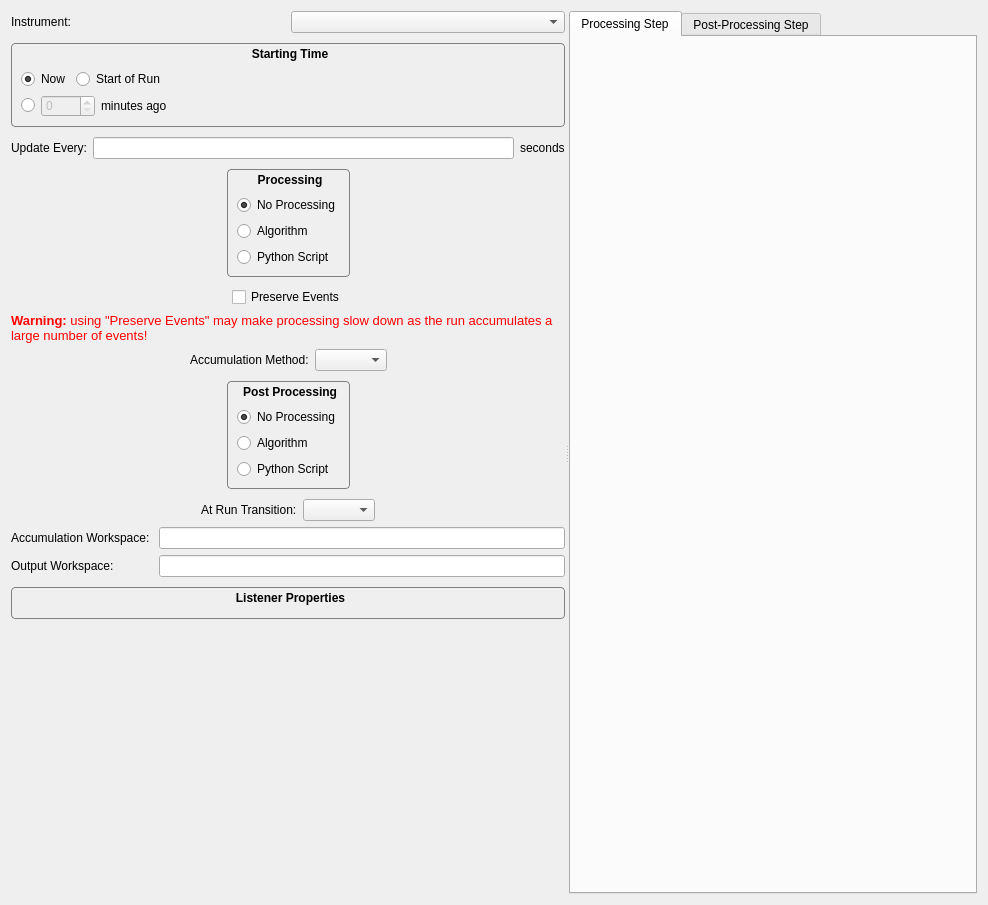
<?xml version="1.0" encoding="UTF-8"?>
<ui version="4.0">
 <class>StartLiveDataDialog</class>
 <widget class="QDialog" name="StartLiveDataDialog">
  <property name="geometry">
   <rect>
    <x>0</x>
    <y>0</y>
    <width>988</width>
    <height>905</height>
   </rect>
  </property>
  <property name="windowTitle">
   <string>Start Live Data Monitoring</string>
  </property>
  <layout class="QVBoxLayout" name="mainLayout">
   <item>
    <widget class="QSplitter" name="splitterMain">
     <property name="orientation">
      <enum>Qt::Horizontal</enum>
     </property>
     <widget class="QWidget" name="widgetLeft" native="true">
      <property name="minimumSize">
       <size>
        <width>200</width>
        <height>0</height>
       </size>
      </property>
      <layout class="QVBoxLayout" name="widgetLeftLayout">
       <item>
        <layout class="QHBoxLayout" name="horizontalLayout_5">
         <item>
          <widget class="QLabel" name="lblInstrument">
           <property name="text">
            <string>Instrument:</string>
           </property>
          </widget>
         </item>
         <item>
          <widget class="QComboBox" name="cmbInstrument"/>
         </item>
        </layout>
       </item>
       <item>
        <widget class="QGroupBox" name="groupBox">
         <property name="styleSheet">
          <string notr="true">QGroupBox { border: 1px solid gray;  border-radius: 4px; font-weight: bold; margin-top: 4px; margin-bottom: 4px; padding-top: 16px; }
QGroupBox::title { background-color: transparent;  subcontrol-position: top center;  padding-top:4px; padding-bottom:4px; } 
</string>
         </property>
         <property name="title">
          <string>Starting Time</string>
         </property>
         <layout class="QVBoxLayout" name="verticalLayout_4">
          <item>
           <layout class="QHBoxLayout" name="horizontalLayout">
            <item>
             <widget class="QRadioButton" name="radNow">
              <property name="toolTip">
               <string>Start collecting data from current time</string>
              </property>
              <property name="text">
               <string>Now</string>
              </property>
              <property name="checked">
               <bool>true</bool>
              </property>
             </widget>
            </item>
            <item>
             <widget class="QRadioButton" name="radStartOfRun">
              <property name="toolTip">
               <string>Start processing data from the beginning of the current run</string>
              </property>
              <property name="text">
               <string>Start of Run</string>
              </property>
             </widget>
            </item>
            <item>
             <spacer name="horizontalSpacer">
              <property name="orientation">
               <enum>Qt::Horizontal</enum>
              </property>
              <property name="sizeHint" stdset="0">
               <size>
                <width>40</width>
                <height>20</height>
               </size>
              </property>
             </spacer>
            </item>
           </layout>
          </item>
          <item>
           <layout class="QHBoxLayout" name="horizontalLayout_4">
            <item>
             <widget class="QRadioButton" name="radAbsoluteTime">
              <property name="maximumSize">
               <size>
                <width>17</width>
                <height>16777215</height>
               </size>
              </property>
              <property name="toolTip">
               <string>Start collecting data from a specific time:</string>
              </property>
              <property name="text">
               <string/>
              </property>
             </widget>
            </item>
            <item>
             <widget class="QSpinBox" name="dateTimeEdit">
              <property name="enabled">
               <bool>false</bool>
              </property>
              <property name="minimumSize">
               <size>
                <width>0</width>
                <height>0</height>
               </size>
              </property>
              <property name="maximum">
               <number>9999</number>
              </property>
             </widget>
            </item>
            <item>
             <widget class="QLabel" name="minutes">
              <property name="text">
               <string>minutes ago</string>
              </property>
             </widget>
            </item>
            <item>
             <spacer name="horizontalSpacer_2">
              <property name="orientation">
               <enum>Qt::Horizontal</enum>
              </property>
              <property name="sizeHint" stdset="0">
               <size>
                <width>40</width>
                <height>20</height>
               </size>
              </property>
             </spacer>
            </item>
           </layout>
          </item>
         </layout>
        </widget>
       </item>
       <item>
        <layout class="QHBoxLayout" name="layoutUpdateEvery">
         <item>
          <widget class="QLabel" name="lblUpdateEvery">
           <property name="text">
            <string>Update Every:</string>
           </property>
          </widget>
         </item>
         <item>
          <widget class="QLineEdit" name="edtUpdateEvery"/>
         </item>
         <item>
          <widget class="QLabel" name="lblSeconds">
           <property name="text">
            <string>seconds</string>
           </property>
          </widget>
         </item>
        </layout>
       </item>
       <item>
        <layout class="QHBoxLayout" name="horizontalLayout_8">
         <item>
          <spacer name="horizontalSpacer_4">
           <property name="orientation">
            <enum>Qt::Horizontal</enum>
           </property>
           <property name="sizeHint" stdset="0">
            <size>
             <width>40</width>
             <height>20</height>
            </size>
           </property>
          </spacer>
         </item>
         <item>
          <widget class="QGroupBox" name="grpProcess">
           <property name="styleSheet">
            <string notr="true">QGroupBox { border: 1px solid gray;  border-radius: 4px; font-weight: bold; margin-top: 4px; margin-bottom: 4px; padding-top: 16px; }
QGroupBox::title { background-color: transparent;  subcontrol-position: top center;  padding-top:4px; padding-bottom:4px; } 
</string>
           </property>
           <property name="title">
            <string>Processing</string>
           </property>
           <layout class="QVBoxLayout" name="verticalLayout_5">
            <item>
             <widget class="QRadioButton" name="radProcessNone">
              <property name="toolTip">
               <string>Perform no processing on data chunks</string>
              </property>
              <property name="text">
               <string>No Processing</string>
              </property>
              <property name="checked">
               <bool>true</bool>
              </property>
             </widget>
            </item>
            <item>
             <widget class="QRadioButton" name="radProcessAlgorithm">
              <property name="toolTip">
               <string>Process chunks with the algorithm selected on the right</string>
              </property>
              <property name="text">
               <string>Algorithm</string>
              </property>
             </widget>
            </item>
            <item>
             <widget class="QRadioButton" name="radProcessScript">
              <property name="toolTip">
               <string>Process chunks using the python script on the right</string>
              </property>
              <property name="text">
               <string>Python Script</string>
              </property>
             </widget>
            </item>
           </layout>
          </widget>
         </item>
         <item>
          <spacer name="horizontalSpacer_3">
           <property name="orientation">
            <enum>Qt::Horizontal</enum>
           </property>
           <property name="sizeHint" stdset="0">
            <size>
             <width>40</width>
             <height>20</height>
            </size>
           </property>
          </spacer>
         </item>
        </layout>
       </item>
       <item>
        <layout class="QHBoxLayout" name="horizontalLayout_3">
         <item>
          <spacer name="horizontalSpacer_9">
           <property name="orientation">
            <enum>Qt::Horizontal</enum>
           </property>
           <property name="sizeHint" stdset="0">
            <size>
             <width>40</width>
             <height>20</height>
            </size>
           </property>
          </spacer>
         </item>
         <item>
          <widget class="QCheckBox" name="chkPreserveEvents">
           <property name="text">
            <string>Preserve Events</string>
           </property>
          </widget>
         </item>
         <item>
          <spacer name="horizontalSpacer_10">
           <property name="orientation">
            <enum>Qt::Horizontal</enum>
           </property>
           <property name="sizeHint" stdset="0">
            <size>
             <width>40</width>
             <height>20</height>
            </size>
           </property>
          </spacer>
         </item>
        </layout>
       </item>
       <item>
        <widget class="QLabel" name="lblPreserveEventsWarning">
         <property name="text">
          <string>&lt;!DOCTYPE HTML PUBLIC &quot;-//W3C//DTD HTML 4.0//EN&quot; &quot;http://www.w3.org/TR/REC-html40/strict.dtd&quot;&gt;
&lt;html&gt;&lt;head&gt;&lt;meta name=&quot;qrichtext&quot; content=&quot;1&quot; /&gt;&lt;style type=&quot;text/css&quot;&gt;
p, li { white-space: pre-wrap; }
&lt;/style&gt;&lt;/head&gt;&lt;body style=&quot; font-family:'Sans'; font-size:12pt; font-weight:400; font-style:normal;&quot;&gt;
&lt;p style=&quot; margin-top:0px; margin-bottom:0px; margin-left:0px; margin-right:0px; -qt-block-indent:0; text-indent:0px;&quot;&gt;&lt;span style=&quot; font-size:10pt; font-weight:600; color:#ff0000;&quot;&gt;Warning:&lt;/span&gt;&lt;span style=&quot; font-size:10pt; color:#ff0000;&quot;&gt; using &amp;quot;Preserve Events&amp;quot; may make processing slow down as the run accumulates a large number of events!&lt;/span&gt;&lt;/p&gt;&lt;/body&gt;&lt;/html&gt;</string>
         </property>
         <property name="wordWrap">
          <bool>true</bool>
         </property>
        </widget>
       </item>
       <item>
        <layout class="QHBoxLayout" name="horizontalLayout_7">
         <item>
          <spacer name="horizontalSpacer_8">
           <property name="orientation">
            <enum>Qt::Horizontal</enum>
           </property>
           <property name="sizeHint" stdset="0">
            <size>
             <width>40</width>
             <height>20</height>
            </size>
           </property>
          </spacer>
         </item>
         <item>
          <widget class="QLabel" name="lblInstrument_2">
           <property name="text">
            <string>Accumulation Method:</string>
           </property>
          </widget>
         </item>
         <item>
          <widget class="QComboBox" name="cmbAccumulationMethod"/>
         </item>
         <item>
          <spacer name="horizontalSpacer_7">
           <property name="orientation">
            <enum>Qt::Horizontal</enum>
           </property>
           <property name="sizeHint" stdset="0">
            <size>
             <width>40</width>
             <height>20</height>
            </size>
           </property>
          </spacer>
         </item>
        </layout>
       </item>
       <item>
        <layout class="QHBoxLayout" name="horizontalLayout_9">
         <item>
          <spacer name="horizontalSpacer_5">
           <property name="orientation">
            <enum>Qt::Horizontal</enum>
           </property>
           <property name="sizeHint" stdset="0">
            <size>
             <width>40</width>
             <height>20</height>
            </size>
           </property>
          </spacer>
         </item>
         <item>
          <widget class="QGroupBox" name="grpPostProcessing">
           <property name="styleSheet">
            <string notr="true">QGroupBox { border: 1px solid gray;  border-radius: 4px; font-weight: bold; margin-top: 4px; margin-bottom: 4px; padding-top: 16px; }
QGroupBox::title { background-color: transparent;  subcontrol-position: top center;  padding-top:4px; padding-bottom:4px; } 
</string>
           </property>
           <property name="title">
            <string>Post Processing</string>
           </property>
           <layout class="QVBoxLayout" name="verticalLayout_7">
            <item>
             <widget class="QRadioButton" name="radPostProcessNone">
              <property name="toolTip">
               <string>Perform no processing on data chunks</string>
              </property>
              <property name="text">
               <string>No Processing</string>
              </property>
              <property name="checked">
               <bool>true</bool>
              </property>
             </widget>
            </item>
            <item>
             <widget class="QRadioButton" name="radPostProcessAlgorithm">
              <property name="toolTip">
               <string>Process chunks with the algorithm selected on the right</string>
              </property>
              <property name="text">
               <string>Algorithm</string>
              </property>
             </widget>
            </item>
            <item>
             <widget class="QRadioButton" name="radPostProcessScript">
              <property name="toolTip">
               <string>Process chunks using the python script on the right</string>
              </property>
              <property name="text">
               <string>Python Script</string>
              </property>
             </widget>
            </item>
           </layout>
          </widget>
         </item>
         <item>
          <spacer name="horizontalSpacer_6">
           <property name="orientation">
            <enum>Qt::Horizontal</enum>
           </property>
           <property name="sizeHint" stdset="0">
            <size>
             <width>40</width>
             <height>20</height>
            </size>
           </property>
          </spacer>
         </item>
        </layout>
       </item>
       <item>
        <layout class="QHBoxLayout" name="horizontalLayout_6">
         <item>
          <spacer name="horizontalSpacer_11">
           <property name="orientation">
            <enum>Qt::Horizontal</enum>
           </property>
           <property name="sizeHint" stdset="0">
            <size>
             <width>40</width>
             <height>20</height>
            </size>
           </property>
          </spacer>
         </item>
         <item>
          <widget class="QLabel" name="lblRunTransitionBehavior">
           <property name="text">
            <string>At Run Transition:</string>
           </property>
          </widget>
         </item>
         <item>
          <widget class="QComboBox" name="cmbRunTransitionBehavior"/>
         </item>
         <item>
          <spacer name="horizontalSpacer_12">
           <property name="orientation">
            <enum>Qt::Horizontal</enum>
           </property>
           <property name="sizeHint" stdset="0">
            <size>
             <width>40</width>
             <height>20</height>
            </size>
           </property>
          </spacer>
         </item>
        </layout>
       </item>
       <item>
        <layout class="QGridLayout" name="gridLayout">
         <item row="0" column="0">
          <widget class="QLabel" name="lblAccumulationWorkspace">
           <property name="text">
            <string>Accumulation Workspace: </string>
           </property>
          </widget>
         </item>
         <item row="0" column="1">
          <widget class="QLineEdit" name="editAccumulationWorkspace"/>
         </item>
         <item row="1" column="0">
          <widget class="QLabel" name="label_2">
           <property name="text">
            <string>Output Workspace: </string>
           </property>
          </widget>
         </item>
         <item row="1" column="1">
          <widget class="QLineEdit" name="editOutputWorkspace"/>
         </item>
        </layout>
       </item>
       <item>
        <widget class="QGroupBox" name="listenerProps">
         <property name="font">
          <font>
           <weight>75</weight>
           <bold>true</bold>
          </font>
         </property>
         <property name="styleSheet">
          <string notr="true">QGroupBox { border: 1px solid gray;  border-radius: 4px; font-weight: bold; margin-top: 4px; margin-bottom: 4px; padding-top: 16px; }
QGroupBox::title { background-color: transparent;  subcontrol-position: top center;  padding-top:4px; padding-bottom:4px; } 
</string>
         </property>
         <property name="title">
          <string>Listener Properties</string>
         </property>
        </widget>
       </item>
       <item>
        <spacer name="verticalSpacer">
         <property name="orientation">
          <enum>Qt::Vertical</enum>
         </property>
         <property name="sizeHint" stdset="0">
          <size>
           <width>20</width>
           <height>40</height>
          </size>
         </property>
        </spacer>
       </item>
      </layout>
     </widget>
     <widget class="QTabWidget" name="tabWidget">
      <property name="currentIndex">
       <number>0</number>
      </property>
      <widget class="QWidget" name="tabProcessAlgo">
       <attribute name="title">
        <string>Processing Step</string>
       </attribute>
       <layout class="QVBoxLayout" name="verticalLayoutProcessing">
        <item>
         <widget class="MantidQt::MantidWidgets::ProcessingAlgoWidget" name="processingAlgo" native="true">
          <property name="editorVisible" stdset="0">
           <bool>false</bool>
          </property>
          <property name="infoString" stdset="0">
           <string>Select either Algorithm or Python Script under &quot;Processing&quot; to perform processing on each chunk of live data.
In the python script 'input' is a reference to the input workspace and 'output' is a string of the name of the output workspace.</string>
          </property>
         </widget>
        </item>
       </layout>
      </widget>
      <widget class="QWidget" name="tabPostAlgo">
       <attribute name="title">
        <string>Post-Processing Step</string>
       </attribute>
       <layout class="QVBoxLayout" name="verticalLayoutPostProcessing">
        <item>
         <widget class="MantidQt::MantidWidgets::ProcessingAlgoWidget" name="postAlgo" native="true">
          <property name="infoString" stdset="0">
           <string>Select either Algorithm or Python Script under &quot;Post Processing&quot; to perform processing on the accumulated data, after each chunk is added.
In the python script 'input' is a reference to the input workspace and 'output' is a string of the name of the output workspace.
           </string>
          </property>
          <property name="editorVisible" stdset="0">
           <bool>false</bool>
          </property>
         </widget>
        </item>
       </layout>
      </widget>
     </widget>
    </widget>
   </item>
  </layout>
 </widget>
 <customwidgets>
  <customwidget>
   <class>MantidQt::MantidWidgets::ProcessingAlgoWidget</class>
   <extends>QWidget</extends>
   <header>MantidQtMantidWidgets/ProcessingAlgoWidget.h</header>
  </customwidget>
 </customwidgets>
 <resources/>
 <connections/>
</ui>
